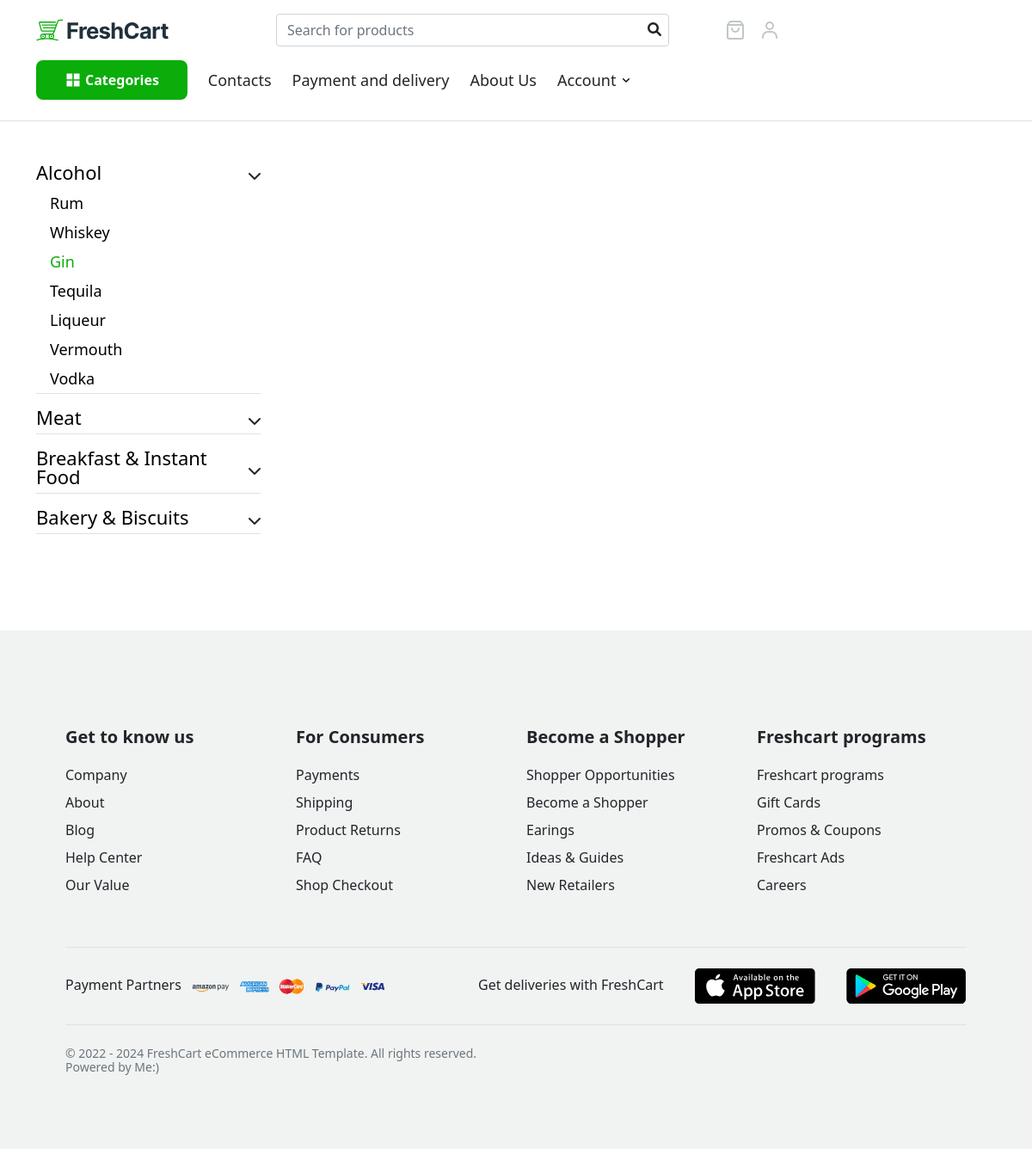
/product/category-1/subcategory-4, run on the app's committed database.
### backend/product/models.py (models this page shows)
class Categories(db.Model):
    id = db.Column(db.Integer, primary_key=True)
    name = db.Column(db.String(100), nullable=False)
    sub_category = db.relationship('Subcategory', backref='categories', lazy=True)

class Subcategory(db.Model):
    id = db.Column(db.Integer, primary_key=True)
    name = db.Column(db.String(100), nullable=False)
    category_id = db.Column(db.Integer, db.ForeignKey('categories.id'))
    img_url = db.Column(db.String(200), nullable=False)
    products = db.relationship('Products', backref='subcategory', lazy=True)

### backend/product/views.py (the view)
@product.route('/category-<category_id>/subcategory-<subcategory_id>')
def subcategory(category_id, subcategory_id):
    subcategory_active = Subcategory.query.filter_by(id=subcategory_id).first()
    return render_template('subcategories.html',
                           subcategory_active=subcategory_active,
                           category_id=int(category_id))

### backend/public/views.py (called while the page is built)
def set_categories():
    if 'categories' not in g:
        g.categories = Categories.query.all()

### backend/templates/product/subcategories.html (shortened to what this page needs)
{% extends 'base.html' %}
{% block content %}
<main class="py-5">
    <div class="container">
        <div class="row gap-5">
            <div class="col-3">
                <ul class="nav nav-category">
                    {% for category in g.categories %}
                        <li class="nav-item border-bottom w-100 mb-3">
                            <div class="d-flex justify-content-between align-items-center ">
                                <a href="{{ url_for('product.category', category_id=category.id) }}"
                                   class="category-link mb-2">{{ category.name }}</a>
                                <i class="toggle-icon fas fa-chevron-down" data-bs-toggle="collapse"
                                   data-bs-target="#category-{{ category.id }}" style="cursor: pointer"></i>
                            </div>
                            {% if category.id == category_id %}
                                <ul class="list-group collapse show" id="category-{{ category.id }}">
                            {% else %}
                                <ul class="list-group collapse" id="category-{{ category.id }}">
                            {% endif %}
                            {% for subcategory in category.sub_category %}
                                {% if subcategory.id == subcategory_active.id %}
                                    <div class="list-group-item">
                                        <a href="{{ url_for('product.subcategory', category_id=category.id, subcategory_id=subcategory.id) }}" class="category-link-small color-active">{{ subcategory.name }}</a>
                                    </div>
                                {% else %}
                                    <div class="list-group-item">
                                        <a href="{{ url_for('product.subcategory', category_id=category.id, subcategory_id=subcategory.id) }}" class="category-link-small">{{ subcategory.name }}</a>
                                    </div>
                                {% endif %}
                            {% endfor %}
                            </ul>
                        </li>
                    {% endfor %}
                </ul>
            </div>
            <div class="col-8">
            </div>
        </div>
    </div>
</main>
{% endblock %}

### backend/static/style.css (style rules this page uses)
* { margin: 0; padding: 0; box-sizing: border-box !important; line-height: 1; }
.list-group-item { border: none; }
.list-group .list-group-item { border-left: none; border-right: none; border-radius: 0; }
.category-link { font-size: 22px; text-decoration: none; color: black; transition: all 0.3s; }
.category-link-small { font-size: 18px; text-decoration: none; color: black; }
.color-active { color: rgb(10, 173, 10); }

### data on the page
Categories: name "Alcohol"
Subcategory: name "Rum"
Subcategory: name "Whiskey"
Subcategory: name "Gin"
Subcategory: name "Tequila"
Subcategory: name "Liqueur"
Subcategory: name "Vermouth"
Subcategory: name "Vodka"
Categories: name "Meat"
Categories: name "Breakfast & Instant Food"
Categories: name "Bakery & Biscuits"
